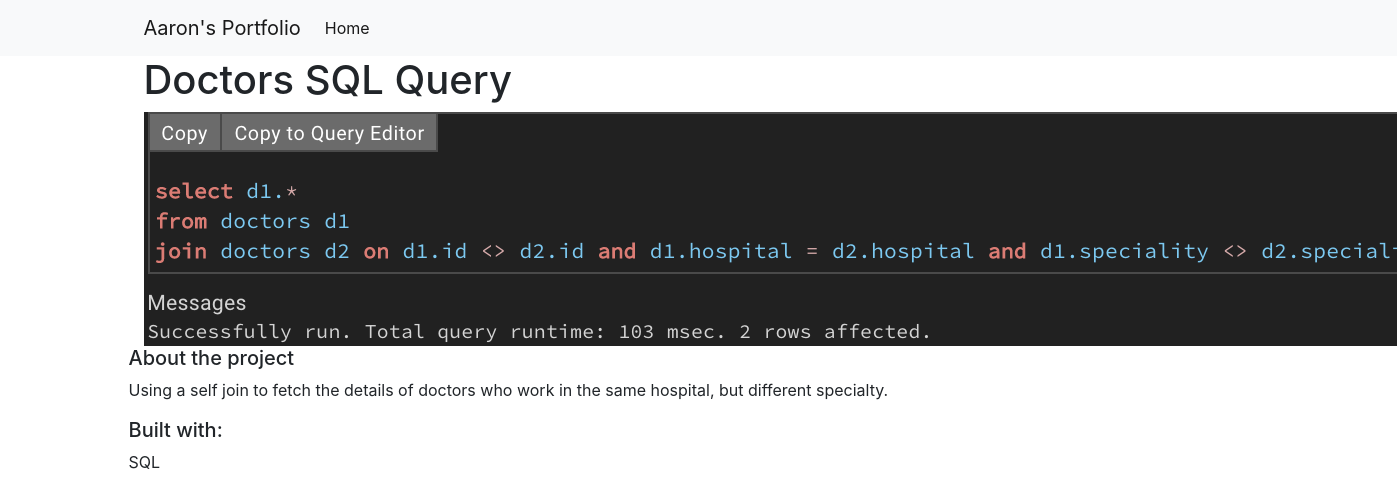
/projects/3, run on the app's committed database.
### projects/models.py (models this page shows)
class Project(models.Model):
    title = models.CharField(max_length=100)
    description = models.TextField()
    technology = models.CharField(max_length=20)
    image = models.CharField(max_length=100)

### projects/views.py (the view)
# urls.py: path('<int:pk>', views.project_detail, name='project_detail'),
def project_detail(request, pk):
    project = Project.objects.get(pk=pk)
    return render(request, 'projects/detail.html',{'project': project})

### projects/templates/projects/detail.html
    {% extends 'projects/base.html' %}
    {% load static %}
    {% block content %}
        <h1>{{ project.title }}</h1>
        <div class="row">
          <div class="col-md-8">
               <img src="{% static project.image %}" alt="{{ project.description }}">
            </div>
            <div class="col=md-4">
                <h5>About the project</h5>
                <p>{{ project.description }}</p>
                <h5>Built with:</h5>
                <p>{{ project.technology }}</p>
            </div>
        </div>
    {% endblock %}

### data on the page
Project: title "Doctors SQL Query", image (picture), description "Using a self join to fetch the details of doctors who work in the same hospital, but different specialty.", technology "SQL"
